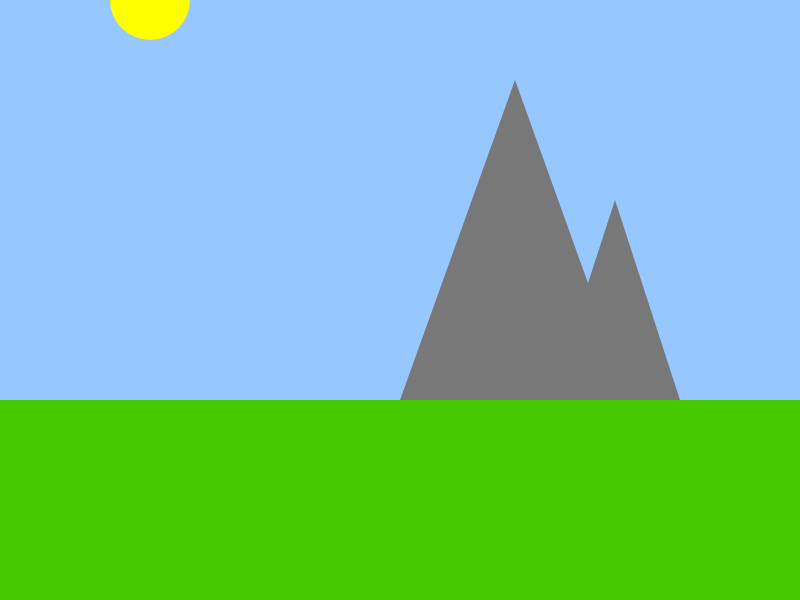
Frame 1 (no input)
Frame 60 (no input): identical to frame 1, image omitted
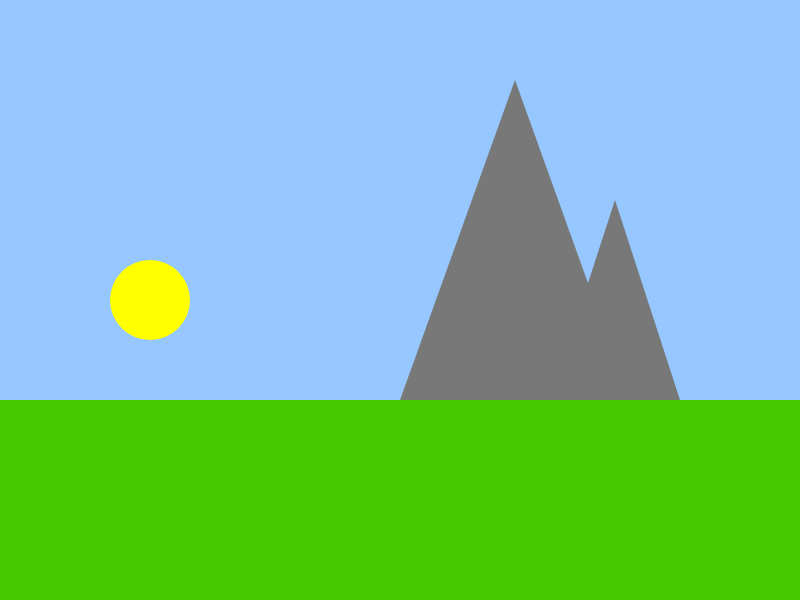
Frame 120 (the mouse pressed at the canvas centre since frame 60)

The p5.js sketch that drew these frames (run headless with seeded random() and noise() and a simulated clock; from frame 60 on, the mouse is pressed at the canvas centre):

// p5.js sketch
// ── sketch.js
var groundHeight;
var mountain1;
var mountain2;

var tree;

var moon;
var sun;
var darkness;

function setup()
{
	createCanvas(800, 600);
	//set the groundHeight proportional to the canvas size
	groundHeight = (height / 3) * 2;

	//initalise the mountain objects with properties to help draw them to the canvas
	mountain1 = {
		x: 400,
		y: groundHeight,
		height: 320,
		width: 230
	};
	mountain2 = {
		x: 550,
		y: groundHeight,
		height: 200,
		width: 130
	};

	//initalise the tree object
	tree = {
		x: 150,
		y: groundHeight + 20,
		trunkWidth: 40,
		trunkHeight: 150,
		canopyWidth: 120,
		canopyHeight: 100
	};

    //initalise the sun 
	sun = {
		x: 150,
		y: 70,
		diameter: 80,
	};
    
    //TASK: intialise a moon object with an extra property for brightness


	//set the initial darkness
	darkness = 0;
}



function draw()
{
	//TASK: update the values for the moons brightness, the sun's position and the darkness.
	//You can either map this to the mouse's location (i.e. the futher left the mouse is the more daylight) or you can just change the values gradually over time.

    sun.y = map(mouseX, 0,width,0,height);

	//draw the sky
	background(150, 200, 255);
	noStroke();

	//draw the sun
	fill(255, 255, 0);
	ellipse(sun.x, sun.y, sun.diameter);
    
    //TASK: you'll need to draw the moon too. Make sure you use brightness to adjust the colour

	//draw the ground and make it green
	fill(70, 200, 0);
	rect(0, groundHeight, width, height - groundHeight);

	//draw the mountains
	fill(120);
	triangle(mountain1.x, mountain1.y,
		mountain1.x + mountain1.width, mountain1.y,
		mountain1.x + (mountain1.width / 2), mountain1.y - mountain1.height);

	triangle(mountain2.x, mountain2.y,
		mountain2.x + mountain2.width, mountain2.y,
		mountain2.x + (mountain2.width / 2), mountain2.y - mountain2.height);
    
    //TASK: You can draw the tree yourself
    

	//TASK: make the scene dark by drawing a rectangle that covers the whole canvas.
	//Use the alpha value of fill to determine how dark to make it



}
